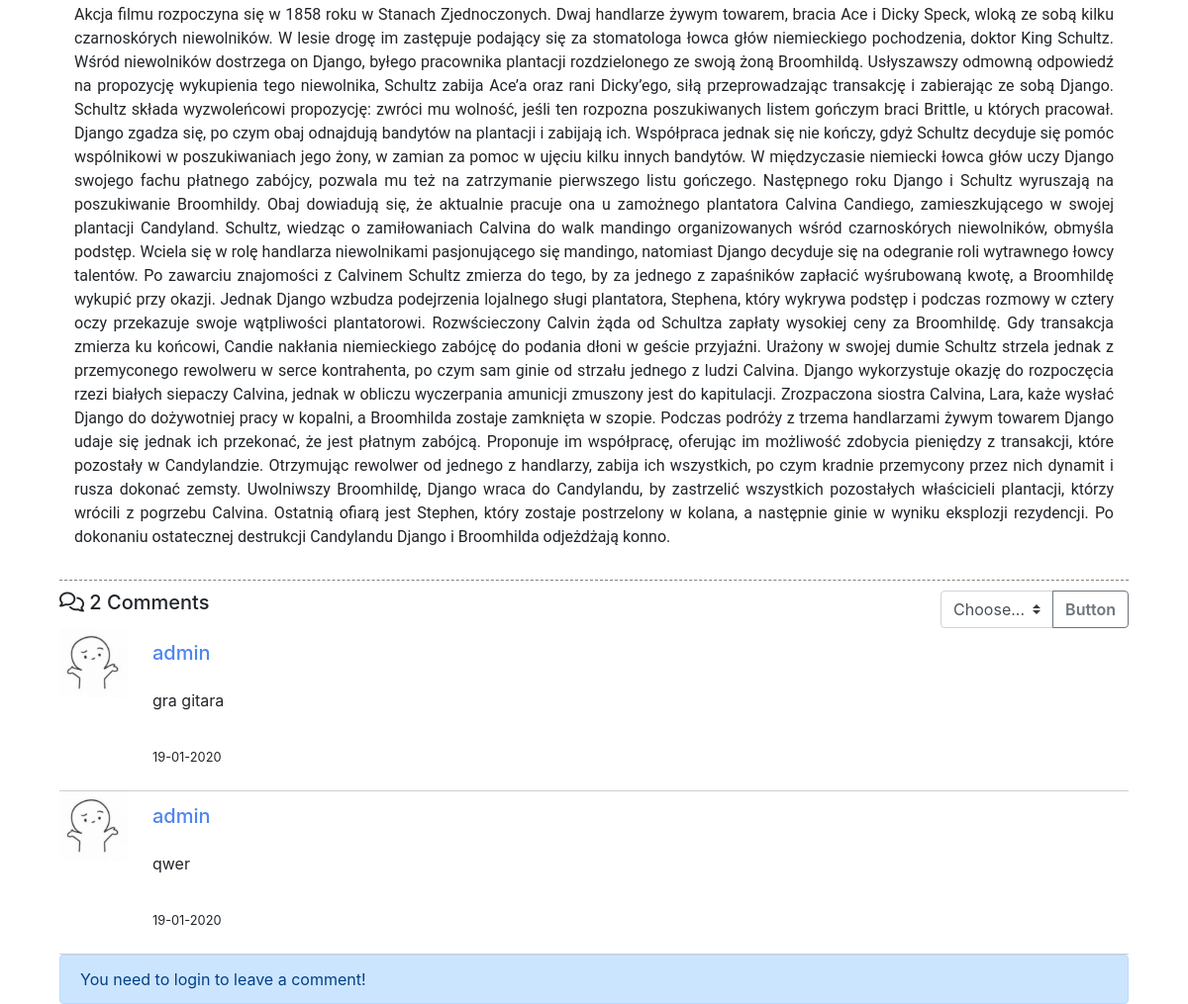
The page /post/more/1 (lower part) on the database as committed earlier.
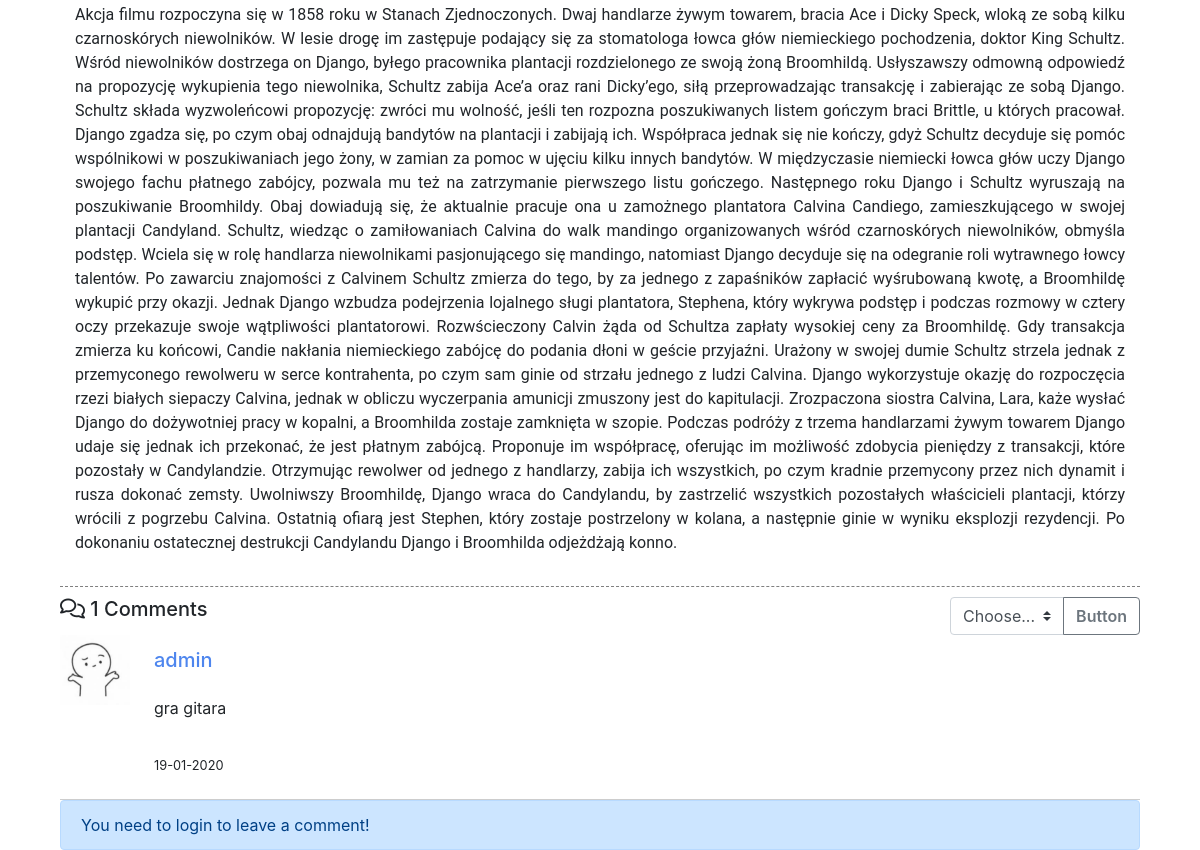
The same page on the database as committed later.
### project/model.py (models this page shows, shortened)
class Comment(db.Model):
    id = db.Column(db.Integer, primary_key=True)
    author = db.Column(db.Integer, db.ForeignKey('user.id'), nullable=False)
    body = db.Column(db.Text, nullable=False)
    time = db.Column(db.DateTime, nullable=False, default=datetime.utcnow)
    post_id = db.Column(db.Integer, db.ForeignKey('post.id'), nullable=False)

class User(db.Model, UserMixin):
    id = db.Column(db.Integer, primary_key=True)
    username = db.Column(db.String(20), nullable=False, unique=True)
    email = db.Column(db.String(70), nullable=False, unique=True)
    password = db.Column(db.String(30), nullable=False)
    permissions = db.Column(db.String(20), nullable=False, default='user')

### project/routes.py (the view, shortened to what this page needs)
@app.route('/post/more/<int:id>', methods=['GET', 'POST'])
def more(id):
    select = request.form.get('comment_select')
    if str(select) == '1':
        comments = Comment.query.order_by(asc(Comment.time)).all()
    else:
        comments = Comment.query.order_by(desc(Comment.time)).all()
    form = RegistrationForm()
    posts = Post.query.get_or_404(id)
    comments_count = Comment.query.filter_by(post_id=id).count()
    users = User.query.all()
    Commentform = CommentForm()
    return render_template("post.html", posts=posts, form=form, comment=Commentform,
                           comments=comments, users=users, comments_count=comments_count)

### project/form.py (shortened to what this page needs)
class RegistrationForm(FlaskForm):
    username = StringField('Username', validators=[DataRequired()])
    email = EmailField('Email', [DataRequired(), Email()])
    password = PasswordField('Password', validators=[DataRequired()])
    confirm_password = PasswordField('Confirm Password', validators=[
                                     DataRequired(), EqualTo('password')])
    permission = SelectField('Permission', choices=[
                             ('user', 'User'), ('admin', 'Admin')])
    submit = SubmitField('Sign up')

class CommentForm(FlaskForm):
    Comment = StringField("Comment", validators=[DataRequired()])
    submit = SubmitField("Sent")

### project/templates/post.html (shortened to what this page needs)
{% extends "base.html" %}
{% block body %}
<div class="container">
    <div class="post">
        <content>
            <p class="text-justify">{{posts.content}}</p>
        </content>
    </div>
    <div class="comments-container">
        <nav class="d-flex justify-content-between">
            <h5><i class="far fa-comments"></i> {{ comments_count }} Comments</h5>
            <form action='/post/more/{{posts.id}}' method="POST">
                <div class="input-group">
                    <select class="custom-select" name="comment_select" id="inputGroupSelect04">
                        <option hidden>Choose...</option>
                    </select>
                    <div class="input-group-append">
                        <button type="submit" class="btn btn-outline-secondary" type="button">Button</button>
                    </div>
                </div>
            </form>
        </nav>
        {% for comment in comments %}
        {% if comment.post_id == posts.id %}
        <img src="../../static/img/awatar.jpg" style="height: 70px" class="mr-3 float-left">
        <div class="comment">
            <div class="media d-flex flex-column">
                {% for user in users %}
                {% if comment.author == user.id %}
                <div class="Author p-2 bd-highlight">
                    <h5 class="mt-0"> {{user.username}}</h5>
                </div>
                {% endif %}
                {% endfor %}
                <div class="content p-2 bd-highlight">
                    <p>{{comment.body}}</p>
                </div>
                <div class="media-body p-2 bd-highlight">
                    <div class="date">
                        <small>{{comment.time.strftime('%d-%m-%Y')}}</small>
                    </div>
                </div>
            </div>
        </div>
        {%endif%}
        {% endfor %}
        {% if current_user.is_authenticated %}
        <form action="/post/more/{{posts.id}}" method="POST">
            {{form.csrf_token}}
            <div class="form-group">
                {{comment.Comment.label}}
                {{comment.Comment(class="form-control")}}
            </div>
            {{comment.submit(class="btn btn-secondary")}}
        </form>
        {% else %}
        <div class="alert alert-primary" role="alert">
            You need to login to leave a comment!
        </div>
        {% endif %}
    </div>
</div>
{% endblock body %}

Rows that differ between the two databases and show on the page:
removed Comment: body "qwer", time "19-01-2020", User (username "admin")
Other text that changed with them:
{{ comments_count }}: "2" → "1"
